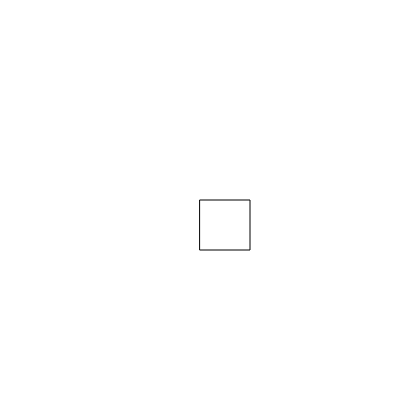
Frame 1 (no input)
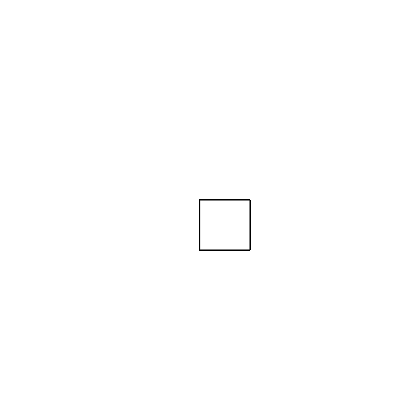
Frame 60 (no input)
Frame 120 (the mouse pressed at the canvas centre since frame 60): identical to frame 60, image omitted

The p5.js sketch that drew these frames (run headless with seeded random() and noise() and a simulated clock; from frame 60 on, the mouse is pressed at the canvas centre):

// p5.js sketch
// ── sketch.js
function setup() {
  createCanvas(400, 400);
}

function draw() {
  rect(200, 200, 50, 50);
}
